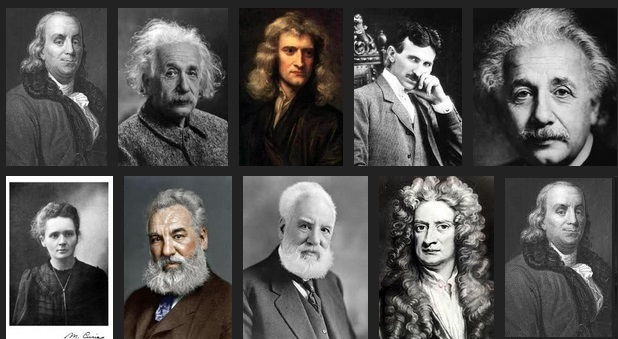
#> input picture Real-time face detection/test2.jpg, 618 x 339 px
$ python fd.py
#> lines starting #> are read from the running program, lines starting #| are printed output that depends on the picture; after the words box and inside, x2 and y2 are one past the last pixel; in counts of white or black regions, pixels touching at a corner belong together
import cv2

def run():
    # Download the haarcascade from the github of the haarcascades.

    facecascade = cv2.CascadeClassifier("haarcascade_frontalface_default.xml")

    img = cv2.imread("test2.jpg")
#> img is the input picture: shape (339, 618, 3); mean B, G, R 83.8, 85.3, 87
    imgGray = cv2.cvtColor(img, cv2.COLOR_BGR2GRAY)
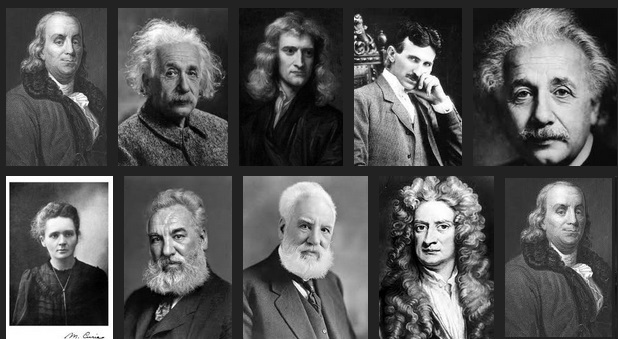
#> imgGray: shape (339, 618); min 0, max 255, mean 85.7

    faces = facecascade.detectMultiScale(imgGray, 1.1, 4)
#> faces = [[39, 218, 46, 46], [272, 31, 55, 55], [402, 204, 58, 58], [286, 206, 57, 57], [31, 16, 60, 60], [152, 49, 62, 62], [533, 185, 62, 62], [138, 210, 68, 68], [489, 50, 109, 109]]

    for (x, y, w, h) in faces:
        cv2.rectangle(img, (x, y), (x+w, y+h), (0, 255, 0))
#> this loop made 9 passes
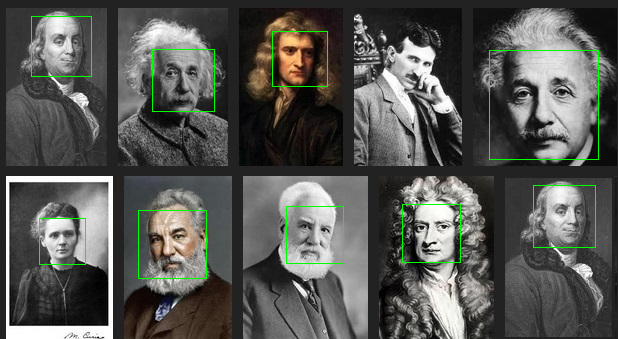
#> img: shape (339, 618, 3); 1.1% of pixels changed, all inside (x1, y1, x2, y2) = (31, 16, 599, 279)

    cv2.imshow("Image", img)
    cv2.waitKey(0)

if __name__ == "__main__":
    run()

$ run again, with Real-time face detection/test1.jpg copied over Real-time face detection/test2.jpg
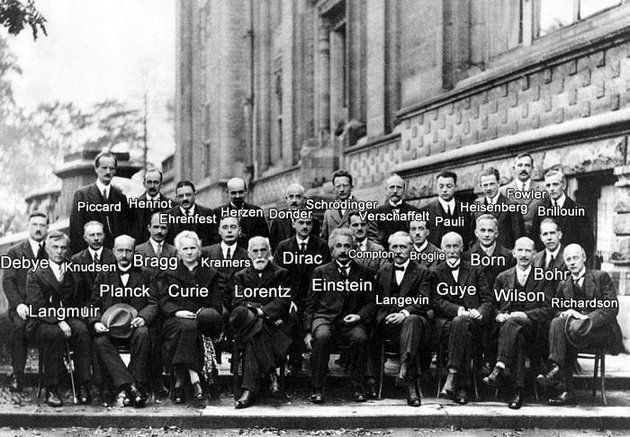
#> input picture Real-time face detection/test1.jpg, 630 x 437 px
#> in run, img is the input picture: shape (437, 630, 3); min 0, max 255, mean 119.6
#> faces = [[433, 177, 25, 25], [215, 216, 29, 29], [406, 219, 25, 25], [472, 218, 30, 30], [536, 222, 27, 27], [176, 238, 27, 27], [438, 234, 29, 29], [111, 241, 26, 26], [511, 240, 26, 26], [245, 239, 29, 29], [559, 247, 26, 26]]
#> the loop in run, `for (x, y, w, h) in faces:` made 11 passes
#> after the loop in run, `for (x, y, w, h) in faces:`:
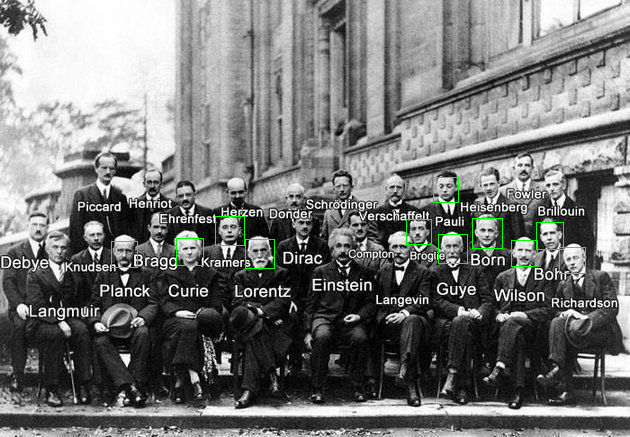
#> img: shape (437, 630, 3); 0.43% of pixels changed, all inside (x1, y1, x2, y2) = (111, 177, 586, 274)
